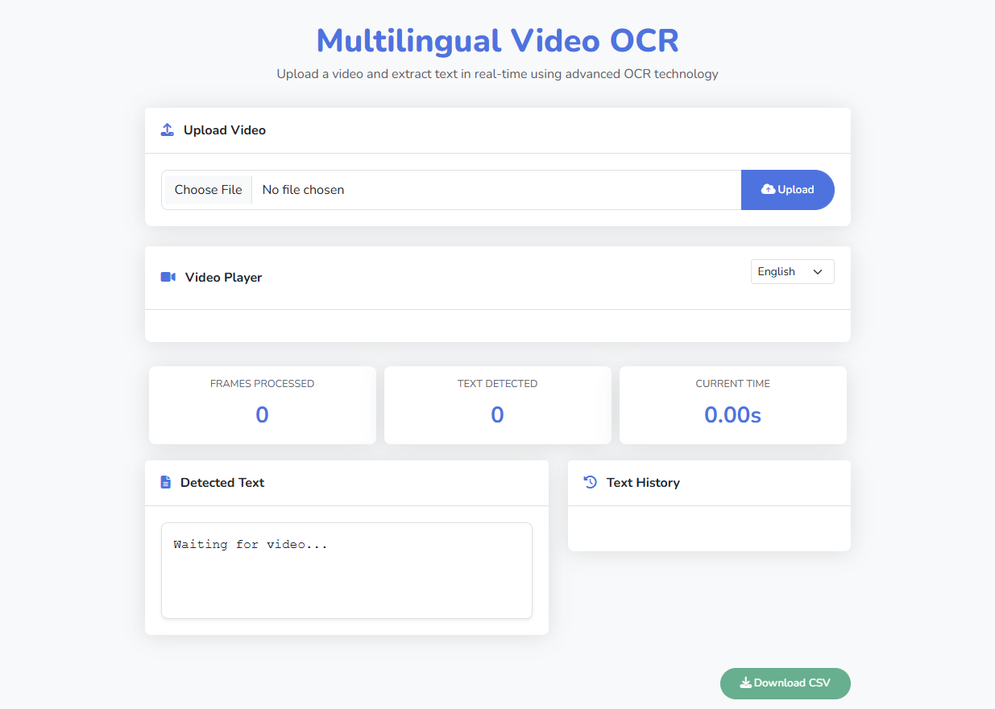
#> input picture assets/ocr1.png, 995 x 709 px, shrunk from 1235 x 881 before the run
$ python -i ocr_engine.py   (imports and definitions only)
#> lines starting #> are read from the running program, lines starting #| are printed output that depends on the picture; after the words box and inside, x2 and y2 are one past the last pixel; in counts of white or black regions, pixels touching at a corner belong together
#> further down, picture is the input picture: shape (709, 995, 3); mean B, G, R 249, 247.3, 246
import cv2
import pytesseract
import numpy as np

class OCREngine:
    """
    Handles OCR processing for frames using Tesseract.
    Supports multiple languages.
    """

    def __init__(self):
        self.language = 'eng'

        self.available_languages = {
            'english': 'eng',
            'spanish': 'spa',
            'french': 'fra',
            'german': 'deu',
            'chinese': 'chi_sim',
            'japanese': 'jpn',
            'korean': 'kor',
            'russian': 'rus',
            'arabic': 'ara',
            'hindi': 'hin',
            'auto': 'osd'
        }

    def set_language(self, language):
        """Set the OCR language."""
        if language in self.available_languages:
            self.language = self.available_languages[language]
        elif language in self.available_languages.values():
            self.language = language

    def get_available_languages(self):
        """Return list of available languages."""
        return list(self.available_languages.keys())

    def preprocess_image(self, frame):
        """
        Preprocess image for better OCR results (optimized for Latin scripts).

        Args:
            frame: OpenCV image frame

        Returns:
            Preprocessed image
        """

        gray = cv2.cvtColor(frame, cv2.COLOR_BGR2GRAY)

        blur = cv2.GaussianBlur(gray, (5, 5), 0)
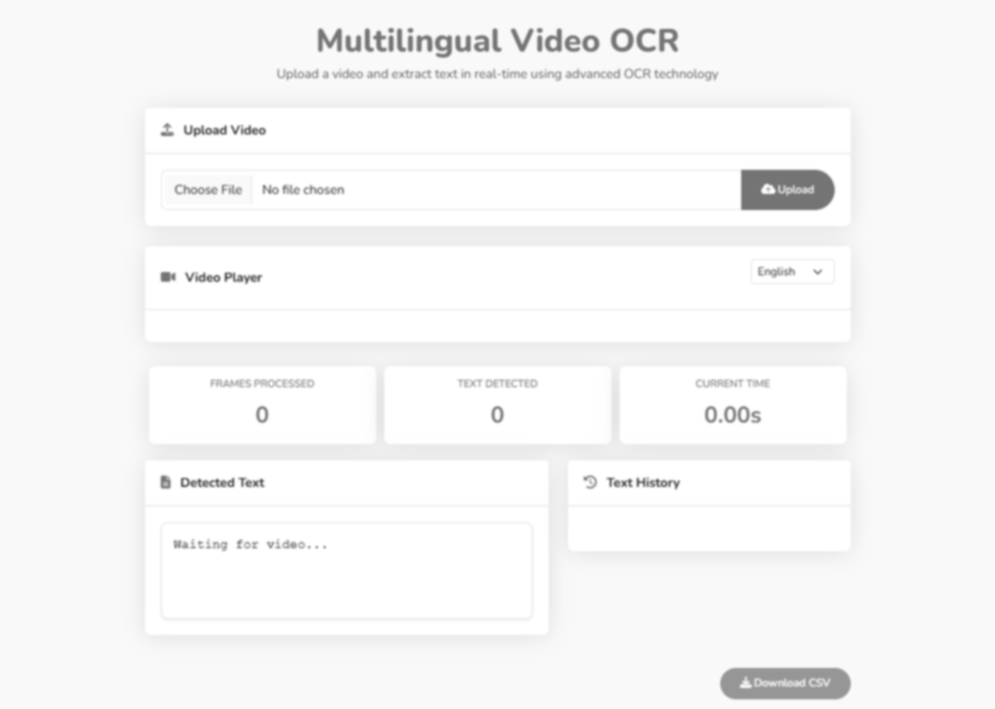
#> blur: shape (709, 995); min 92, max 255, mean 247.2

        thresh = cv2.adaptiveThreshold(
            blur, 255, cv2.ADAPTIVE_THRESH_GAUSSIAN_C,
            cv2.THRESH_BINARY_INV, 11, 2
        )
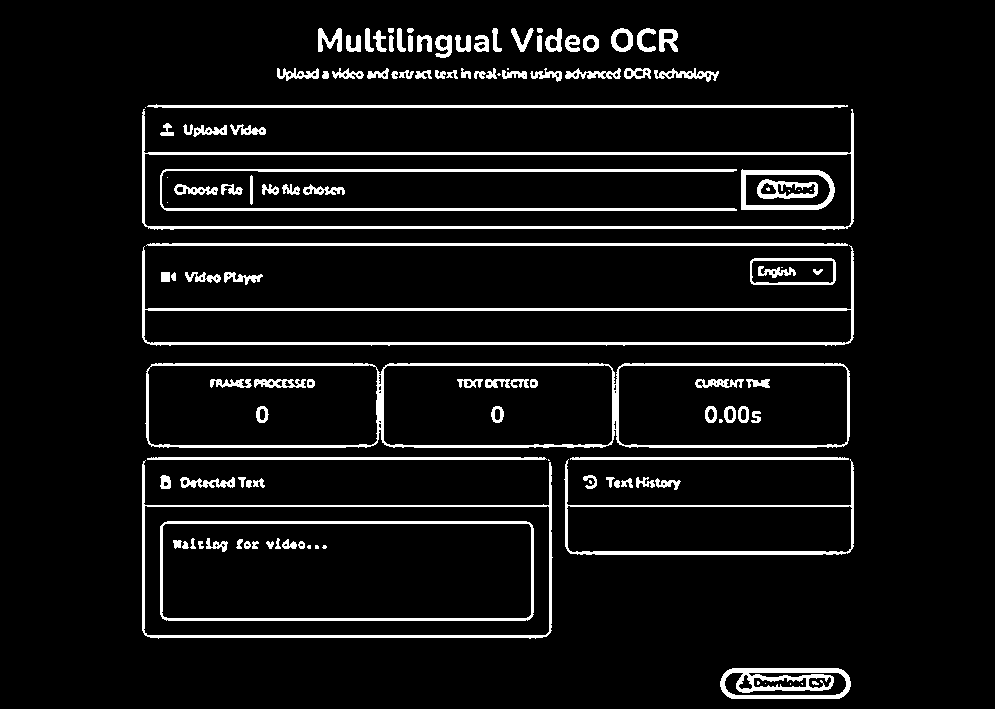
#> thresh: shape (709, 995); 7% white; 130 white regions (20 under 20 px), largest, box (x1, y1, x2, y2) and area: (145, 363, 850, 448) 5292, (142, 109, 854, 230) 4905, (142, 245, 854, 346) 4768

        kernel = np.ones((1, 1), np.uint8)
        opening = cv2.morphologyEx(thresh, cv2.MORPH_OPEN, kernel)

        result = cv2.bitwise_not(opening)

        return result

    def preprocess_non_latin(self, frame):
        """
        Preprocess frame for better OCR results with non-Latin scripts.

        Args:
            frame: OpenCV image frame

        Returns:
            Preprocessed image
        """

        gray = cv2.cvtColor(frame, cv2.COLOR_BGR2GRAY)
        bilateral = cv2.bilateralFilter(gray, 9, 75, 75)

        clahe = cv2.createCLAHE(clipLimit=2.0, tileGridSize=(8, 8))
        enhanced = clahe.apply(bilateral)

        _, binary = cv2.threshold(enhanced, 0, 255, cv2.THRESH_BINARY + cv2.THRESH_OTSU)

        kernel = np.ones((2, 2), np.uint8)
        dilated = cv2.dilate(binary, kernel, iterations=1)

        return dilated

    def extract_text(self, frame, language=None):
        """
        Extract text from an image frame using OCR.

        Args:
            frame: OpenCV image frame
            language: Optional language override

        Returns:
            Extracted text as string
        """
        try:

            lang = language if language else self.language

            if lang in ['hin', 'ara', 'chi_sim', 'jpn', 'kor']:

                processed_image = self.preprocess_non_latin(frame)
            else:

                processed_image = self.preprocess_image(frame)

            if lang == 'hin':

                config = '--psm 6 --oem 1'
            elif lang in ['chi_sim', 'jpn', 'kor']:

                config = '--psm 4 --oem 1'
            elif lang == 'ara':

                config = '--psm 6 --oem 1'
            else:

                config = '--psm 6 --oem 3'

#> (the run stopped early here; a loop or call above may not have finished)

$ run again, on assets/ocr2.png
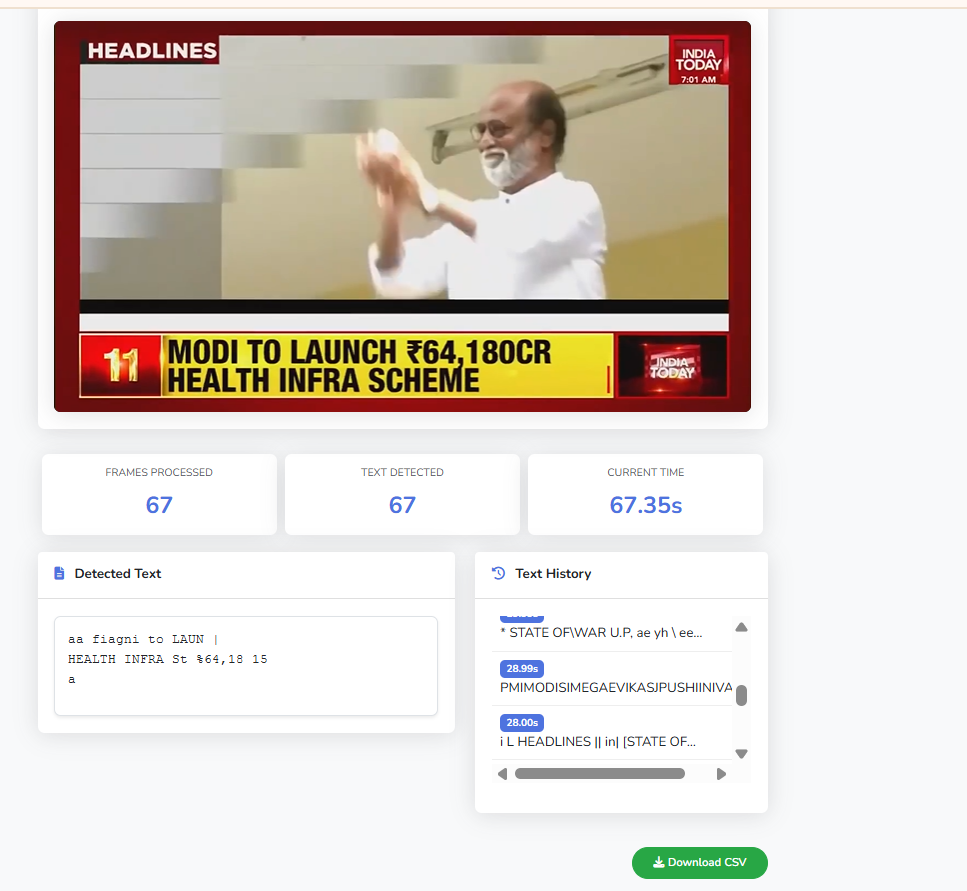
#> input picture assets/ocr2.png, 967 x 891 px
#> picture is the input picture: shape (891, 967, 3); mean B, G, R 205.6, 213.2, 220.8
#> in preprocess_image, `gray = cv2.cvtColor(frame, cv2.COLOR_BGR2GRAY)`:
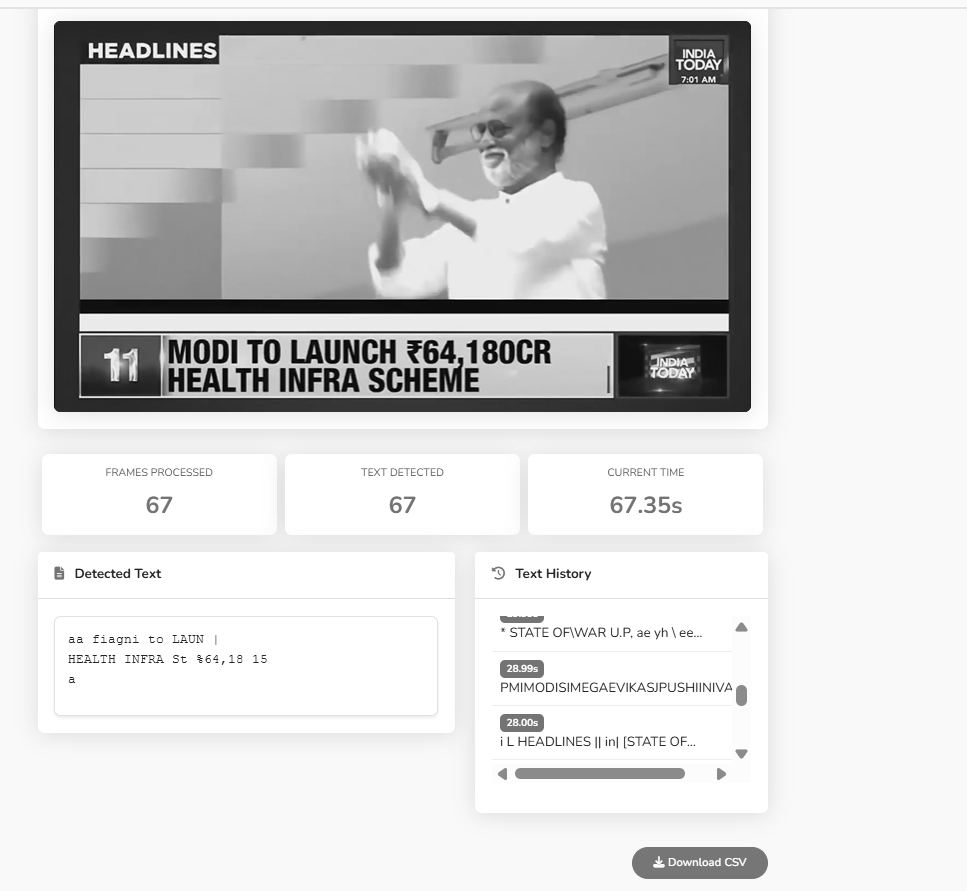
#> gray: shape (891, 967); min 0, max 255, mean 214.7
#> in preprocess_image, `thresh = cv2.adaptiveThreshold( blur, 255, cv2.ADAPTIVE_THRESH_GAUSSIA..`:
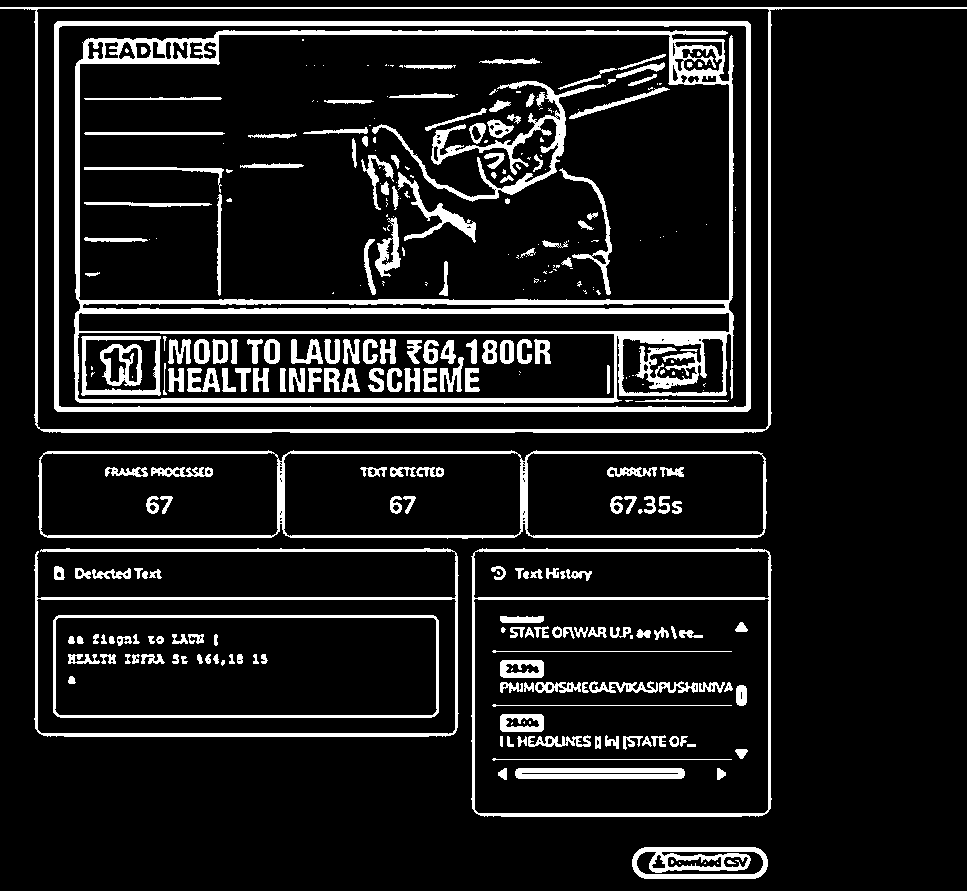
#> thresh: shape (891, 967); 11.7% white; 325 white regions (122 under 20 px), largest, box (x1, y1, x2, y2) and area: (74, 30, 734, 404) 23209, (54, 21, 751, 412) 10786, (0, 7, 967, 433) 7287

$ run again, on assets/ocr3.png
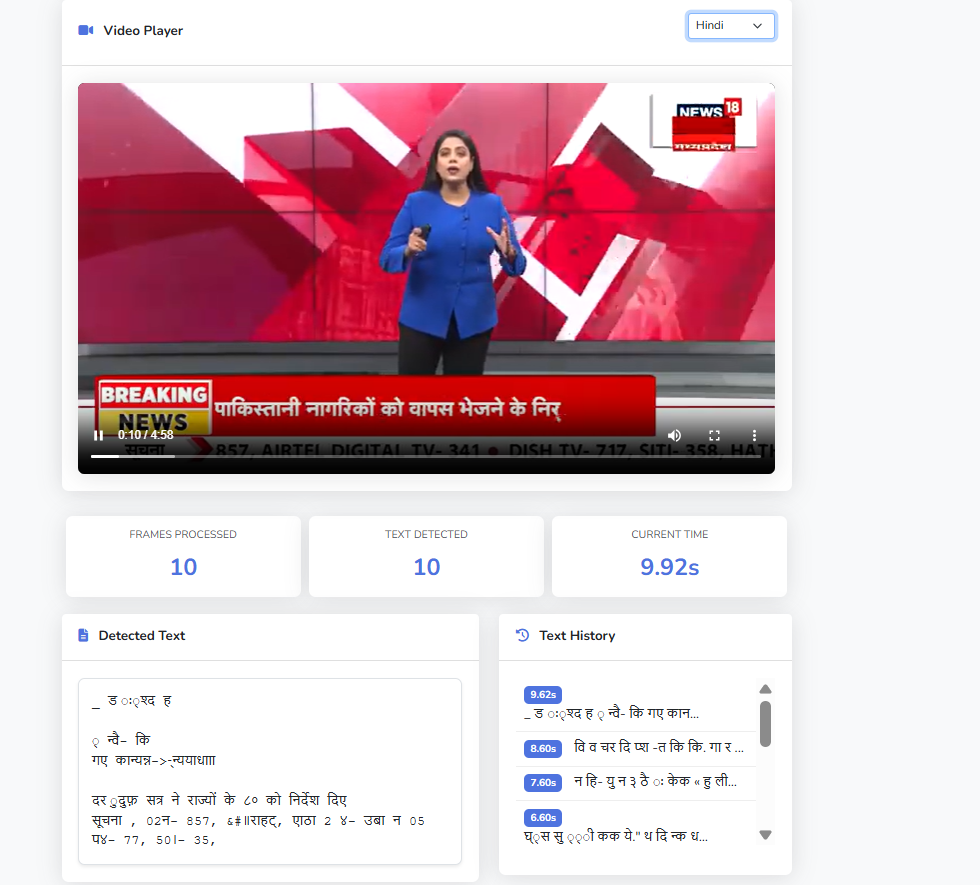
#> input picture assets/ocr3.png, 980 x 885 px
#> picture is the input picture: shape (885, 980, 3); mean B, G, R 198.8, 191.4, 217.8
#> in preprocess_image, `gray = cv2.cvtColor(frame, cv2.COLOR_BGR2GRAY)`:
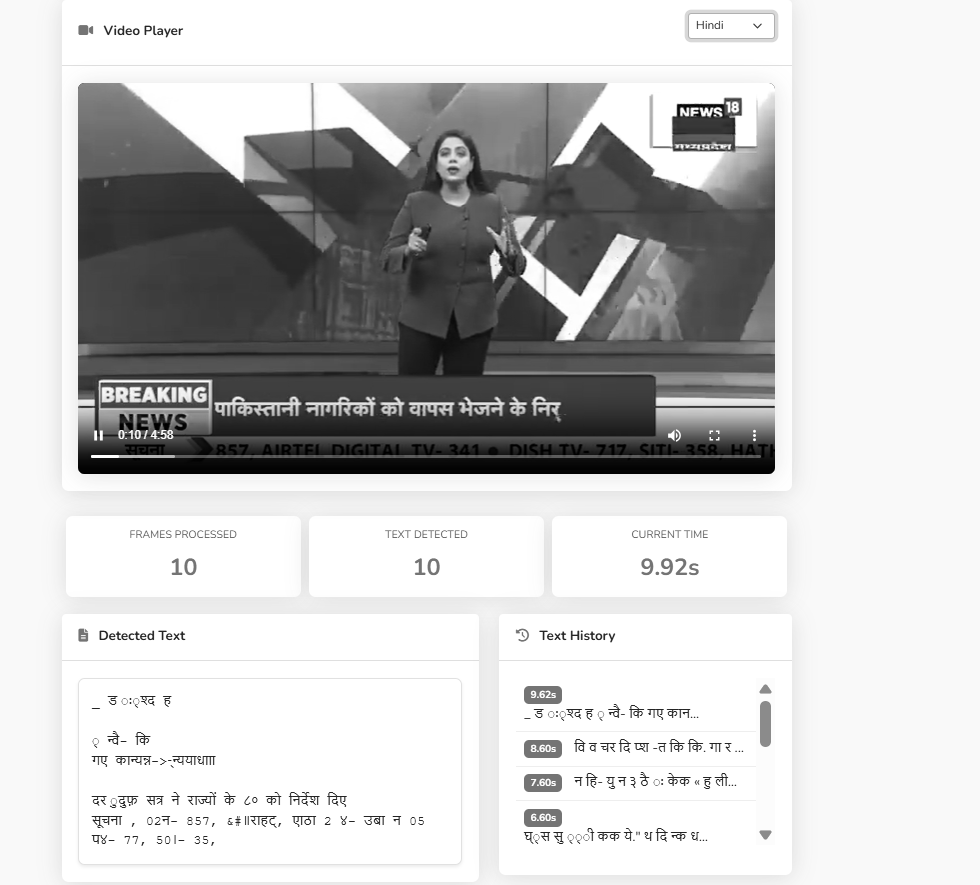
#> gray: shape (885, 980); min 0, max 255, mean 200.2
#> in preprocess_image, `thresh = cv2.adaptiveThreshold( blur, 255, cv2.ADAPTIVE_THRESH_GAUSSIA..`:
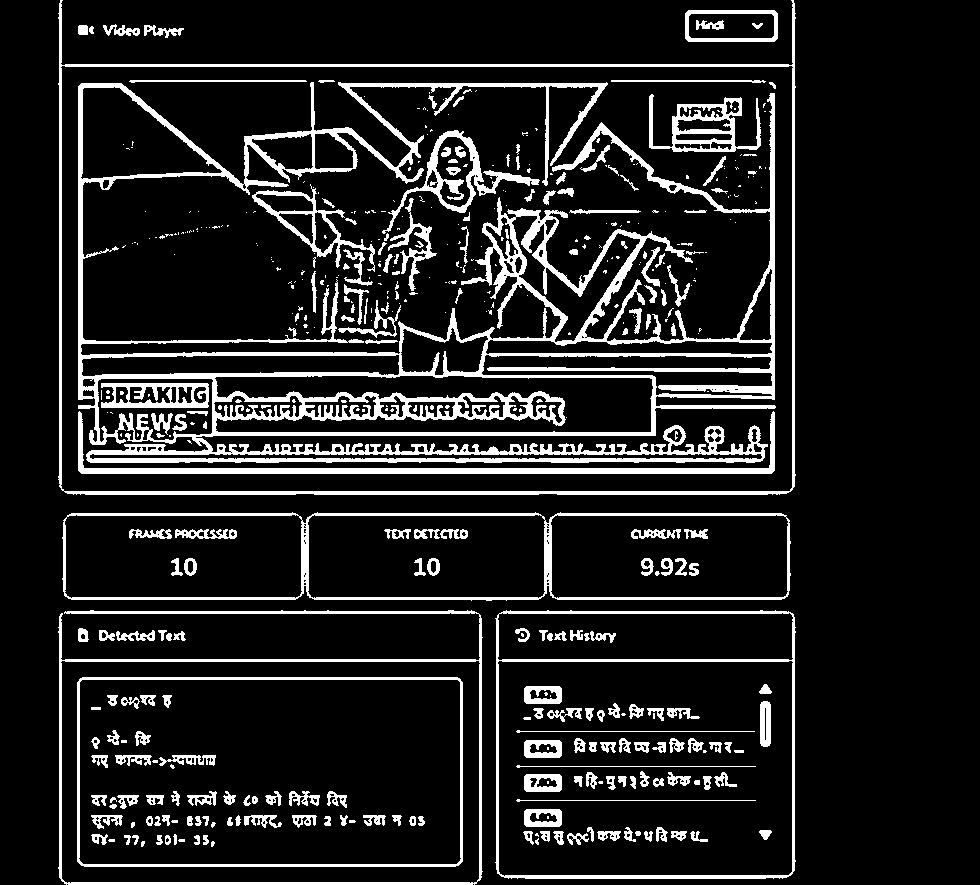
#> thresh: shape (885, 980); 12.5% white; 480 white regions (256 under 20 px), largest, box (x1, y1, x2, y2) and area: (78, 82, 776, 463) 44224, (58, 0, 796, 495) 7943, (62, 512, 791, 601) 5711
